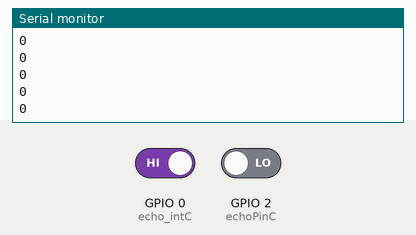
Bench run of a sketch on a simulated ESP32. Shown: the last lines printed to the serial monitor. The inputs (shaded band) are chosen by the test bench; at power-on: GPIO 0 (echo_intC) HIGH, GPIO 2 (echoPinC) LOW.

Above: at 1.2 s.
1.3 s: GPIO 0 (echo_intC) driven LOW
At 1.9 s:
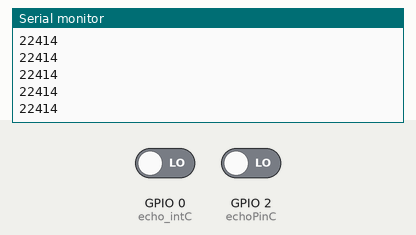
2.8 s: GPIO 0 (echo_intC) driven HIGH
At 3.4 s:
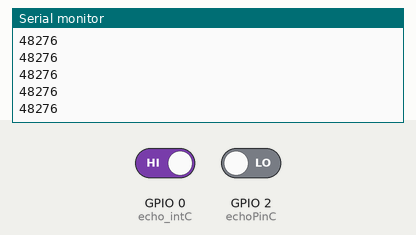
Timing chart, 0 to 5.8 s (numbered marks = the images above; inputs shaded):
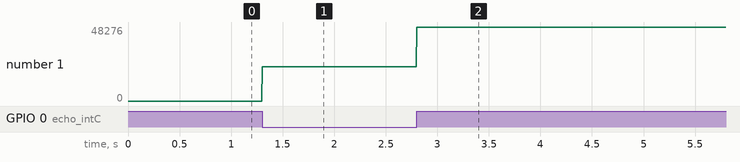

Measured:
- after the input at 1.3 s, the serial monitor: prints a new line at once (image 1)
- after the input at 2.8 s, the serial monitor: prints a new line at once (image 2)
- plotted number 1: 0 → 22414 after the input at 1.3 s, 22414 → 48276 after the input at 2.8 s

The sketch:

ultrasonic_interrupt2.ino
```cpp
/*
Arduino Uno HC-SR04 ultrasonic range finder program using interrupts
Author:  Steve Garratt
Date:    19/10/13

Interrupts from timer 1 are used to schedule and deliver the sensor
trigger pulse. The same interrupt is used to control the flash rate
of the onboard LED indicating distance.

The duration of the sensor echo signal is measured by generating an
external interrupt ervery time the echo signal changes state.

This sketch uses the TimerOne library downloadable from here:
http://code.google.com/p/arduino-timerone/downloads/detail?name=TimerOne-v9.zip&can=2&q=

Install the library using the following guide:
http://arduino.cc/en/Guide/Libraries
*/

#include <TimerOne.h>                                 // Header file for TimerOne library

#define trigPinC 33                                    // Pin 12 trigger output
#define echoPinC 2                                     // Pin 2 Echo input
#define echo_intC 0                                    // Interrupt id for echo pulse

#define trigPinL 33                                    // Pin 12 trigger output
#define echoPinL 3                                     // Pin 2 Echo input
#define echo_intL 1                                    // Interrupt id for echo pulse

#define TIMER_US 50                                   // 50 uS timer duration
#define TICK_COUNTS 4000                              // 200 mS worth of timer ticks

volatile long echo_start = 0;                         // Records start of echo pulse
volatile long echo_end = 0;                           // Records end of echo pulse
volatile long echo_duration = 0;                      // Duration - difference between end and start
volatile int trigger_time_count = 0;                  // Count down counter to trigger pulse time


// ----------------------------------
// setup() routine called first.
// A one time routine executed at power up or reset time.
// Used to initialise hardware.
// ----------------------------------
void setup()
{
  pinMode(trigPinC, OUTPUT);                           // Trigger pin set to output
  pinMode(echoPinC, INPUT);                            // Echo pin set to input

  Timer1.initialize(TIMER_US);                        // Initialise timer 1
  Timer1.attachInterrupt( timerIsr );                 // Attach interrupt to the timer service routine
  attachInterrupt(echo_intC, echo_interruptC, CHANGE);  // Attach interrupt to the sensor echo input
  Serial.begin (9600);                                // Initialise the serial monitor output
}

// ----------------------------------
// loop() Runs continuously in a loop.
// This is the background routine where most of the processing usualy takes place.
// Non time critical tasks should be run from here.
// ----------------------------------
void loop()
{
    Serial.println(echo_duration / 58);               // Print the distance in centimeters
}

// --------------------------
// timerIsr() 50uS second interrupt ISR()
// Called every time the hardware timer 1 times out.
// --------------------------
void timerIsr()
{
    trigger_pulse();                                 // Schedule the trigger pulses
}

// --------------------------
// trigger_pulse() called every 50 uS to schedule trigger pulses.
// Generates a pulse one timer tick long.
// Minimum trigger pulse width for the HC-SR04 is 10 us. This system
// delivers a 50 uS pulse.
// --------------------------
void trigger_pulse()
{
      static volatile int state = 0;                 // State machine variable

      if (!(--trigger_time_count))                   // Count to 200mS
      {                                              // Time out - Initiate trigger pulse
         trigger_time_count = TICK_COUNTS;           // Reload
         state = 1;                                  // Changing to state 1 initiates a pulse
      }

      switch(state)                                  // State machine handles delivery of trigger pulse
      {
        case 0:                                      // Normal state does nothing
            break;

        case 1:                                      // Initiate pulse
           digitalWrite(trigPinC, HIGH);              // Set the trigger output high
           state = 2;                                // and set state to 2
           break;

        case 2:                                      // Complete the pulse
        default:
           digitalWrite(trigPinC, LOW);               // Set the trigger output low
           state = 0;                                // and return state to normal 0
           break;
     }
}

// --------------------------
// echo_interrupt() External interrupt from HC-SR04 echo signal.
// Called every time the echo signal changes state.
//
// Note: this routine does not handle the case where the timer
//       counter overflows which will result in the occassional error.
// --------------------------

void echo_interruptC(){
  echo_interrupt(echoPinC);
}

void echo_interrupt(int echoPin)
{
  switch (digitalRead(echoPin))                     // Test to see if the signal is high or low
  {
    case HIGH:                                      // High so must be the start of the echo pulse
      echo_end = 0;                                 // Clear the end time
      echo_start = micros();                        // Save the start time
      break;

    case LOW:                                       // Low so must be the end of hte echo pulse
      echo_end = micros();                          // Save the end time
      echo_duration = echo_end - echo_start;        // Calculate the pulse duration
      break;
  }
}

// --------------------------
// distance_flasher() Called from the timer 1 timerIsr service routine.
// Flashes the onboard LED at a rate inversely proportional
// to distance. The closer it gets the higher the frequency.
// --------------------------
```
